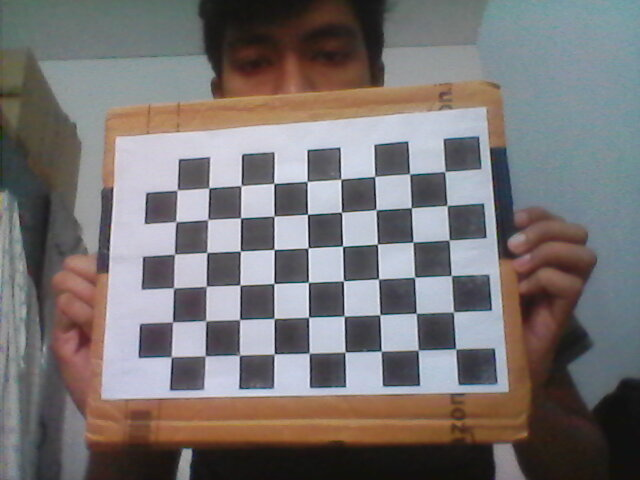
#> input picture assignment_3/reference/chess_board_images/chess1.jpg, 640 x 480 px; its folder holds only this picture in this run
$ python caliberation.py
#> lines starting #> are read from the running program, lines starting #| are printed output that depends on the picture; after the words box and inside, x2 and y2 are one past the last pixel; in counts of white or black regions, pixels touching at a corner belong together
import numpy as np
import cv2
import glob
import codecs, json

# termination criteria
criteria = (cv2.TERM_CRITERIA_EPS + cv2.TERM_CRITERIA_MAX_ITER, 30, 0.001)

square_size = 2.615

# prepare object points, like (0,0,0), (1,0,0), (2,0,0) ....,(6,5,0)
objp = np.zeros((6*9,3), np.float32)
objp[:,:2] = np.mgrid[0:9,0:6].T.reshape(-1,2)
objp = objp * square_size

# Arrays to store object points and image points from all the images.
objpoints = [] # 3d point in real world space
imgpoints = [] # 2d points in image plane.

images = glob.glob('./reference/chess_board_images/*.jpg')

for fname in images:
    img = cv2.imread(fname)
#> img is the input picture: shape (480, 640, 3); mean B, G, R 115.3, 115.4, 120
    gray = cv2.cvtColor(img,cv2.COLOR_BGR2GRAY)
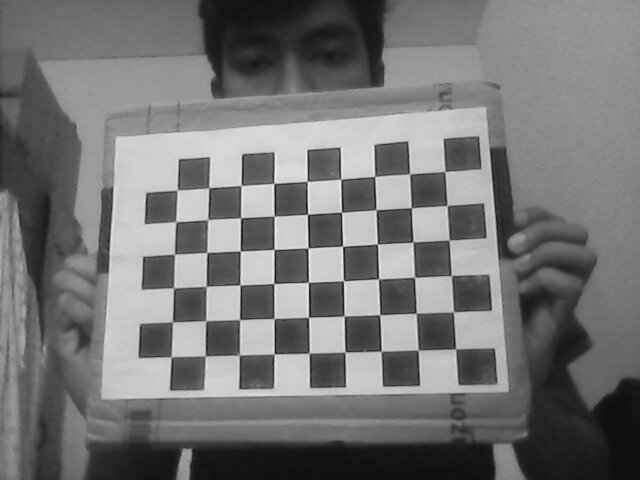
#> gray: shape (480, 640); min 14, max 241, mean 116.8
    # Find the chess board corners
    ret, corners = cv2.findChessboardCorners(gray, (9,6),None)
#> ret = True; corners = 54 rows, first 8: [455.6, 349], [418, 350.2], [381.3, 351.1], [345.3, 351.9], [309, 353.1], [274.4, 353.6], [239.6, 355.6], [205.4, 355.7]
    # If found, add object points, image points (after refining them)
    if ret == True:
        objpoints.append(objp)
        corners2 = cv2.cornerSubPix(gray,corners,(11,11),(-1,-1),criteria)
#> corners2 = 54 rows, first 8: [455.6, 348.9], [418.2, 350], [381.2, 351.1], [345, 352], [309.2, 353.1], [274.3, 353.9], [239.3, 355], [205.3, 355.8]
        imgpoints.append(corners2)
        # Draw and display the corners
        img = cv2.drawChessboardCorners(img, (9,6), corners2,ret)
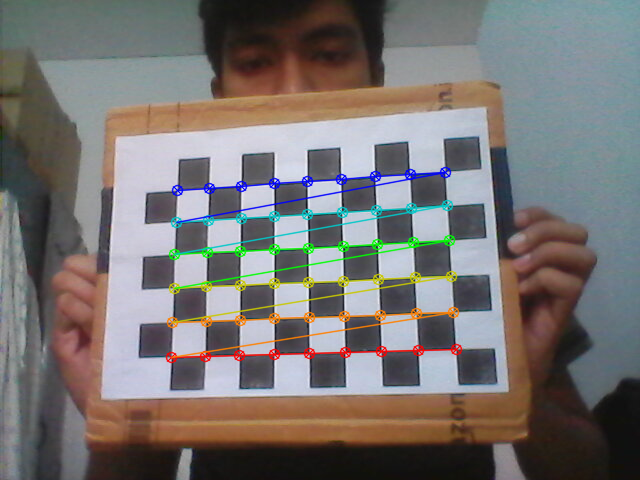
#> img: shape (480, 640, 3); 4.29% of pixels changed, all inside (x1, y1, x2, y2) = (165, 166, 463, 364)
        cv2.imshow(fname,img)
        cv2.waitKey(500)
        # ret, mtx, dist, rvecs, tvecs = cv2.calibrateCamera(objpoints, imgpoints, gray.shape[::-1],None,None)
        # print(mtx)
        cv2.destroyAllWindows()


cv2.destroyAllWindows()

ret, mtx, dist, rvecs, tvecs = cv2.calibrateCamera(objpoints, imgpoints, gray.shape[::-1],None,None)
#> ret = 0.19; mtx = [[393.6, 0, 339.3], [0, 397.9, 313.1], [0, 0, 1]]; dist = [[0.0407, 0.036, -0.00626, -0.00531, -0.719]]; rvecs = ([0.159, 0.224, 3.1],); tvecs = ([8.21, 2.51, 27.69],)
# data = ret, mtx, dist, rvecs, tvecs

json.dump(mtx.tolist(), codecs.open("mtx.json", 'a', encoding='utf-8'), separators=(',', ':'), sort_keys=True, indent=4)
# This json can be imported for camera parameters

$ run again, on assignment_3/reference/chess_board_images/chess13.jpg
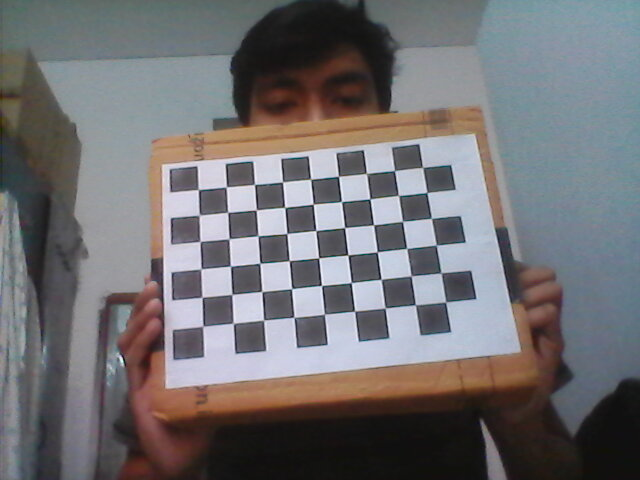
#> input picture assignment_3/reference/chess_board_images/chess13.jpg, 640 x 480 px
#> img is the input picture: shape (480, 640, 3); mean B, G, R 114.4, 111.9, 113.5
#> `gray = cv2.cvtColor(img,cv2.COLOR_BGR2GRAY)`:
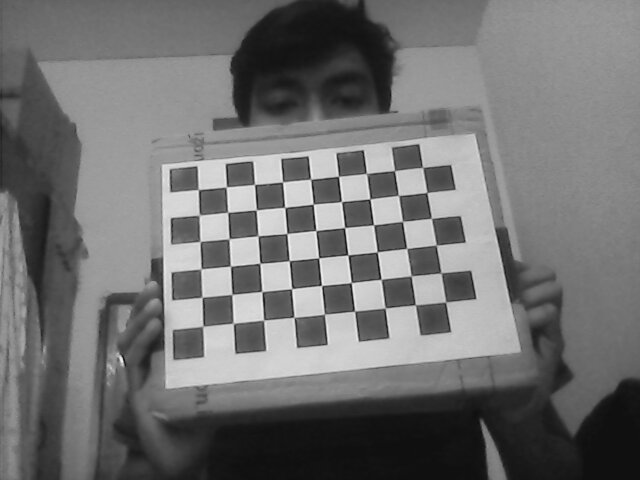
#> gray: shape (480, 640); min 14, max 242, mean 112.6
#> `ret, corners = cv2.findChessboardCorners(gray, (9,6),None)`: ret = True; corners = 54 rows, first 8: [198.5, 189.8], [226.4, 187], [254.5, 184.5], [282.5, 182], [310.5, 179.2], [338.5, 176.5], [366.1, 173.2], [394.4, 170.7]
#> corners2 = 54 rows, first 8: [198.4, 189.6], [226.4, 187], [254.5, 184.5], [282.5, 181.9], [310.6, 179.3], [338.5, 176.4], [366.6, 173.5], [394.5, 170.6]
#> `img = cv2.drawChessboardCorners(img, (9,6), corners2,ret)`:
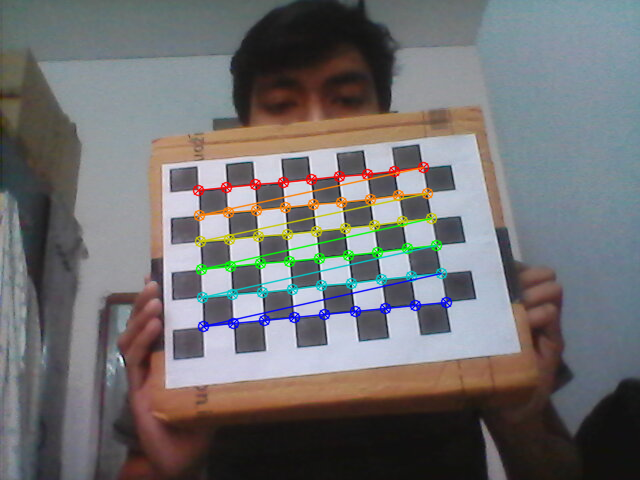
#> img: shape (480, 640, 3); 3.79% of pixels changed, all inside (x1, y1, x2, y2) = (192, 161, 453, 333)
#> `ret, mtx, dist, rvecs, tvecs = cv2.calibrateCamera(objpoints, imgpoint..`: ret = 0.191; mtx = [[1104.6, 0, 311.6], [0, 1388.3, 262.2], [0, 0, 1]]; dist = [[-0.838, 153.4, -0.0341, 0.013, -6403.3]]; rvecs = ([-0.728, -0.0182, -0.0935],); tvecs = ([-10.52, -5.32, 102.6],)

$ run again, on assignment_3/reference/chess_board_images/chess14.jpg
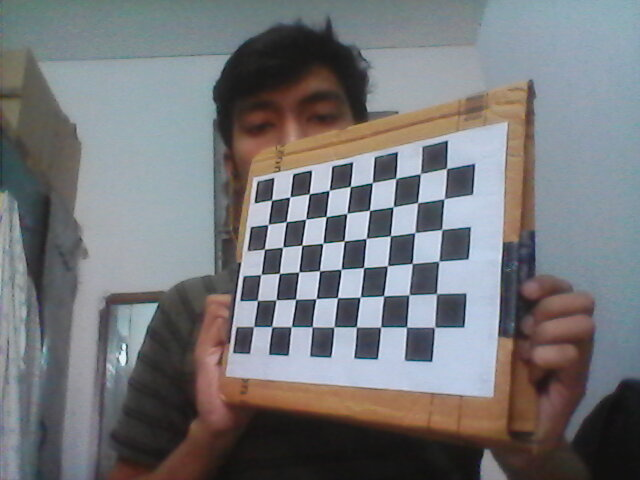
#> input picture assignment_3/reference/chess_board_images/chess14.jpg, 640 x 480 px
#> img is the input picture: shape (480, 640, 3); mean B, G, R 121, 118.2, 117.2
#> `gray = cv2.cvtColor(img,cv2.COLOR_BGR2GRAY)`:
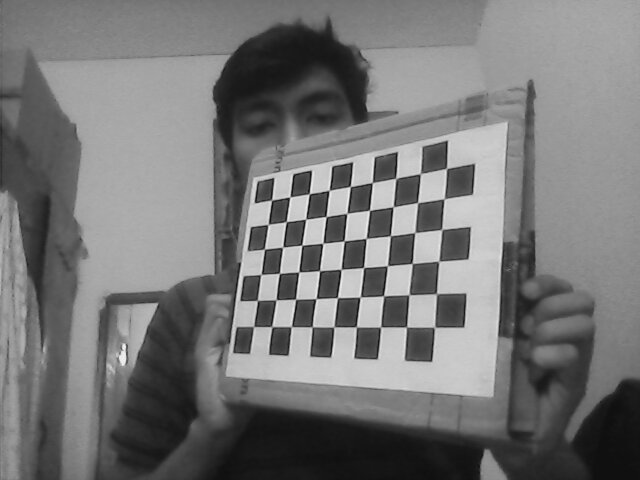
#> gray: shape (480, 640); min 9, max 250, mean 118.2
#> `ret, corners = cv2.findChessboardCorners(gray, (9,6),None)`: ret = True; corners = 54 rows, first 8: [271.5, 200.1], [289.8, 197.1], [309.3, 193.9], [329.2, 190.4], [350.2, 186.3], [372.2, 182.6], [395.6, 178.5], [419.9, 174]
#> corners2 = 54 rows, first 8: [271.6, 200.1], [289.9, 196.9], [309.3, 193.7], [329.2, 190.3], [350.3, 186.5], [372.4, 182.5], [395.7, 178.3], [420.5, 173.6]
#> `img = cv2.drawChessboardCorners(img, (9,6), corners2,ret)`:
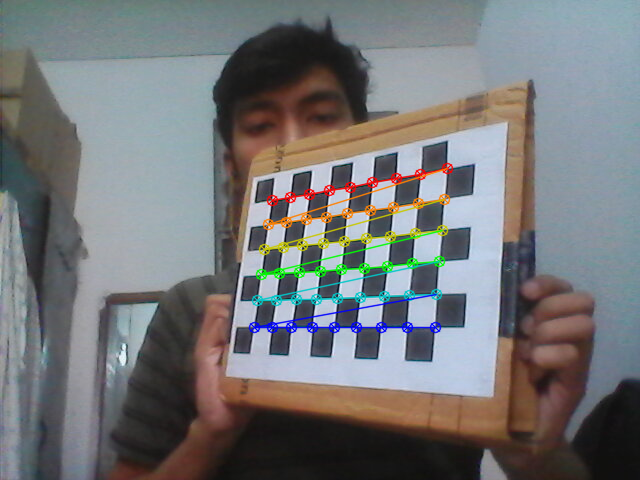
#> img: shape (480, 640, 3); 3.24% of pixels changed, all inside (x1, y1, x2, y2) = (248, 162, 454, 334)
#> `ret, mtx, dist, rvecs, tvecs = cv2.calibrateCamera(objpoints, imgpoint..`: ret = 0.328; mtx = [[634, 0, 321.5], [0, 643.5, 229.9], [0, 0, 1]]; dist = [[-0.229, -0.176, -0.028, -0.0396, 101.4]]; rvecs = ([-0.302, 0.733, 0.0151],); tvecs = ([-5.12, -3.05, 65.87],)

$ run again, on assignment_3/reference/chess_board_images/chess15.jpg
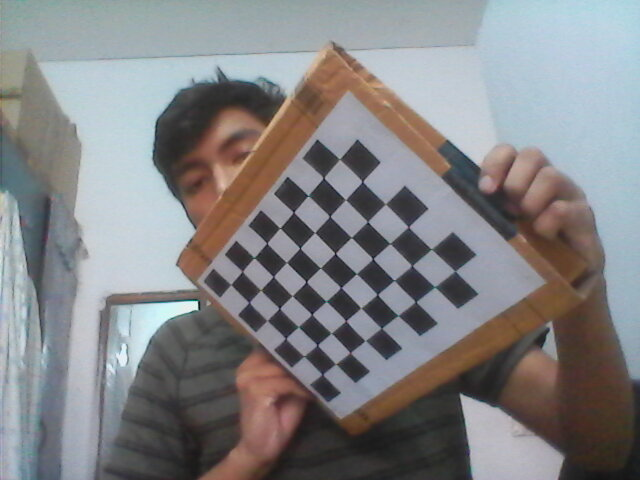
#> input picture assignment_3/reference/chess_board_images/chess15.jpg, 640 x 480 px
#> img is the input picture: shape (480, 640, 3); mean B, G, R 133.5, 131.6, 131.7
#> `gray = cv2.cvtColor(img,cv2.COLOR_BGR2GRAY)`:
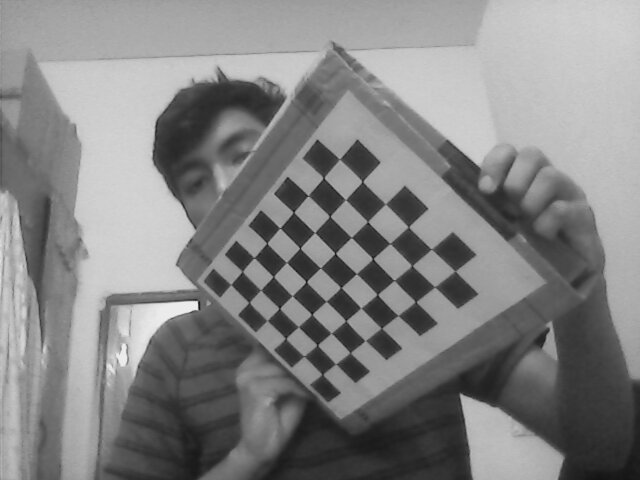
#> gray: shape (480, 640); min 16, max 245, mean 131.9
#> `ret, corners = cv2.findChessboardCorners(gray, (9,6),None)`: ret = True; corners = 54 rows, first 8: [231.2, 284.4], [242.5, 271.3], [253.9, 257.9], [267.1, 243.1], [280.1, 228.1], [293.6, 212.4], [308.1, 195.8], [323.6, 177.5]
#> corners2 = 54 rows, first 8: [230.7, 284.5], [242.2, 271.4], [254.2, 257.6], [266.7, 243.1], [279.9, 228], [293.6, 212.3], [308.2, 195.5], [323.6, 177.7]
#> `img = cv2.drawChessboardCorners(img, (9,6), corners2,ret)`:
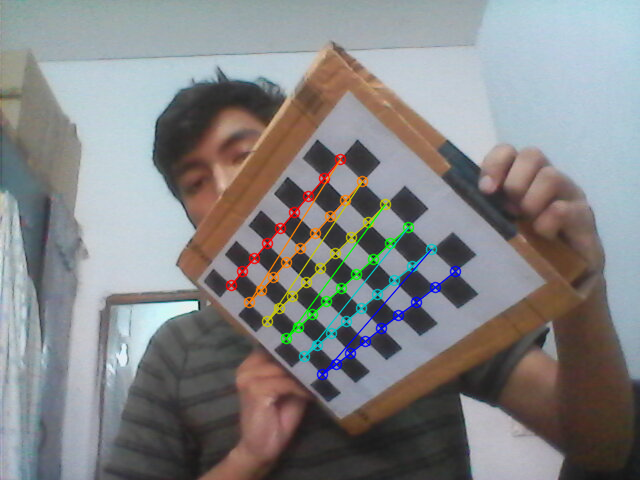
#> img: shape (480, 640, 3); 2.8% of pixels changed, all inside (x1, y1, x2, y2) = (225, 153, 462, 381)
#> `ret, mtx, dist, rvecs, tvecs = cv2.calibrateCamera(objpoints, imgpoint..`: ret = 0.315; mtx = [[684.3, 0, 251], [0, 722.5, 260.4], [0, 0, 1]]; dist = [[-0.23, 2.63, 0.0388, -0.0269, 0.0938]]; rvecs = ([0.342, 0.771, -0.78],); tvecs = ([-2.13, 2.36, 71.56],)
